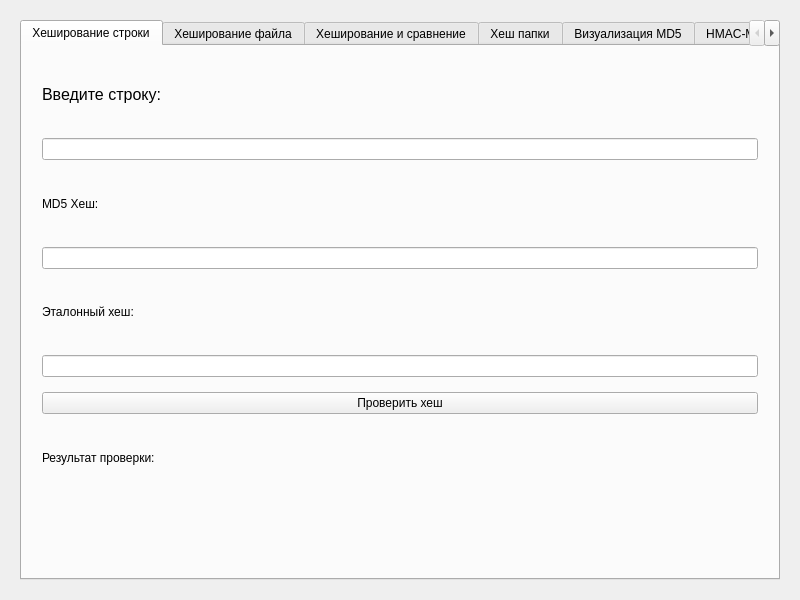
<?xml version="1.0" encoding="UTF-8"?>
<ui version="4.0">
 <class>MD5HasherApp</class>
 <widget class="QWidget" name="MD5HasherApp">
  <property name="geometry">
   <rect>
    <x>0</x>
    <y>0</y>
    <width>800</width>
    <height>600</height>
   </rect>
  </property>
  <property name="windowTitle">
   <string>MD5 Хеширование</string>
  </property>
  <layout class="QVBoxLayout" name="layout">
   <property name="spacing">
    <number>15</number>
   </property>
   <property name="leftMargin">
    <number>20</number>
   </property>
   <property name="topMargin">
    <number>20</number>
   </property>
   <property name="rightMargin">
    <number>20</number>
   </property>
   <property name="bottomMargin">
    <number>20</number>
   </property>
   <item>
    <widget class="QTabWidget" name="tabs">
     <property name="currentIndex">
      <number>0</number>
     </property>
     <property name="documentMode">
      <bool>false</bool>
     </property>
     <widget class="QWidget" name="tab1">
      <attribute name="title">
       <string>Хеширование строки</string>
      </attribute>
      <layout class="QVBoxLayout" name="tab1_layout">
       <property name="spacing">
        <number>15</number>
       </property>
       <property name="leftMargin">
        <number>20</number>
       </property>
       <property name="topMargin">
        <number>20</number>
       </property>
       <property name="rightMargin">
        <number>20</number>
       </property>
       <property name="bottomMargin">
        <number>20</number>
       </property>
       <item>
        <widget class="QLabel" name="input_label">
         <property name="font">
          <font>
           <family>Arial</family>
           <pointsize>12</pointsize>
          </font>
         </property>
         <property name="text">
          <string>Введите строку:</string>
         </property>
        </widget>
       </item>
       <item>
        <widget class="QLineEdit" name="input_field"/>
       </item>
       <item>
        <widget class="QLabel" name="hash_label">
         <property name="text">
          <string>MD5 Хеш:</string>
         </property>
        </widget>
       </item>
       <item>
        <widget class="QLineEdit" name="hash_output">
         <property name="readOnly">
          <bool>true</bool>
         </property>
        </widget>
       </item>
       <item>
        <widget class="QLabel" name="reference_hash_label">
         <property name="text">
          <string>Эталонный хеш:</string>
         </property>
        </widget>
       </item>
       <item>
        <widget class="QLineEdit" name="reference_hash_input"/>
       </item>
       <item>
        <widget class="QPushButton" name="check_button">
         <property name="text">
          <string>Проверить хеш</string>
         </property>
        </widget>
       </item>
       <item>
        <widget class="QLabel" name="result_label">
         <property name="text">
          <string>Результат проверки:</string>
         </property>
        </widget>
       </item>
       <item>
        <widget class="QLabel" name="result_output">
         <property name="text">
          <string/>
         </property>
        </widget>
       </item>
      </layout>
     </widget>
     <widget class="QWidget" name="tab2">
      <attribute name="title">
       <string>Хеширование файла</string>
      </attribute>
      <layout class="QVBoxLayout" name="tab2_layout">
       <property name="spacing">
        <number>15</number>
       </property>
       <property name="leftMargin">
        <number>20</number>
       </property>
       <property name="topMargin">
        <number>20</number>
       </property>
       <property name="rightMargin">
        <number>20</number>
       </property>
       <property name="bottomMargin">
        <number>20</number>
       </property>
       <item>
        <widget class="QPushButton" name="file_button">
         <property name="text">
          <string>Выбрать файл</string>
         </property>
        </widget>
       </item>
       <item>
        <widget class="QLineEdit" name="hash_output_file">
         <property name="readOnly">
          <bool>true</bool>
         </property>
        </widget>
       </item>
       <item>
        <widget class="QLineEdit" name="reference_hash_input_file"/>
       </item>
       <item>
        <widget class="QPushButton" name="check_button_file">
         <property name="text">
          <string>Проверить хеш</string>
         </property>
        </widget>
       </item>
       <item>
        <widget class="QLabel" name="result_output_file">
         <property name="text">
          <string/>
         </property>
        </widget>
       </item>
      </layout>
     </widget>
     <widget class="QWidget" name="tab3">
      <attribute name="title">
       <string>Хеширование и сравнение</string>
      </attribute>
      <layout class="QVBoxLayout" name="tab3_layout">
       <property name="spacing">
        <number>15</number>
       </property>
       <property name="leftMargin">
        <number>20</number>
       </property>
       <property name="topMargin">
        <number>20</number>
       </property>
       <property name="rightMargin">
        <number>20</number>
       </property>
       <property name="bottomMargin">
        <number>20</number>
       </property>
       <item>
        <widget class="QPushButton" name="folder_button">
         <property name="text">
          <string>Выбрать папку</string>
         </property>
        </widget>
       </item>
       <item>
        <widget class="QListWidget" name="files_list"/>
       </item>
       <item>
        <widget class="QPushButton" name="select_ref_button">
         <property name="text">
          <string>Выбрать эталонный файл</string>
         </property>
        </widget>
       </item>
       <item>
        <widget class="QPushButton" name="select_curr_button">
         <property name="text">
          <string>Выбрать текущий файл</string>
         </property>
        </widget>
       </item>
       <item>
        <widget class="QPushButton" name="compare_button">
         <property name="text">
          <string>Сравнить файлы</string>
         </property>
        </widget>
       </item>
       <item>
        <widget class="QListWidget" name="compare_results"/>
       </item>
      </layout>
     </widget>
     <widget class="QWidget" name="tab4">
      <attribute name="title">
       <string>Хеш папки</string>
      </attribute>
      <layout class="QVBoxLayout" name="tab4_layout">
       <property name="spacing">
        <number>15</number>
       </property>
       <property name="leftMargin">
        <number>20</number>
       </property>
       <property name="topMargin">
        <number>20</number>
       </property>
       <property name="rightMargin">
        <number>20</number>
       </property>
       <property name="bottomMargin">
        <number>20</number>
       </property>
       <item>
        <widget class="QPushButton" name="folder_hash_button">
         <property name="text">
          <string>Выбрать папку</string>
         </property>
        </widget>
       </item>
       <item>
        <widget class="QLineEdit" name="folder_hash_output">
         <property name="readOnly">
          <bool>true</bool>
         </property>
        </widget>
       </item>
       <item>
        <widget class="QLineEdit" name="folder_reference_hash_input"/>
       </item>
       <item>
        <widget class="QPushButton" name="folder_check_button">
         <property name="text">
          <string>Проверить хеш</string>
         </property>
        </widget>
       </item>
       <item>
        <widget class="QLabel" name="folder_result_output">
         <property name="text">
          <string/>
         </property>
        </widget>
       </item>
      </layout>
     </widget>
     <widget class="QWidget" name="tab5">
      <attribute name="title">
       <string>Визуализация MD5</string>
      </attribute>
      <layout class="QVBoxLayout" name="tab5_layout">
       <property name="spacing">
        <number>15</number>
       </property>
       <property name="margin">
        <number>20</number>
       </property>
       <item>
        <widget class="QLabel" name="viz_input_label">
         <property name="text">
          <string>Введите строку для визуализации:</string>
         </property>
        </widget>
       </item>
       <item>
        <widget class="QLineEdit" name="viz_input"/>
       </item>
       <item>
        <layout class="QHBoxLayout" name="viz_buttons_layout">
         <item>
          <widget class="QPushButton" name="viz_start_button">
           <property name="text">
            <string>Начать</string>
           </property>
          </widget>
         </item>
         <item>
          <widget class="QPushButton" name="viz_next_button">
           <property name="enabled">
            <bool>false</bool>
           </property>
           <property name="text">
            <string>Следующий шаг</string>
           </property>
          </widget>
         </item>
        </layout>
       </item>
       <item>
        <widget class="QTextEdit" name="viz_output">
         <property name="readOnly">
          <bool>true</bool>
         </property>
        </widget>
       </item>
      </layout>
     </widget>
     <widget class="QWidget" name="tab6">
      <attribute name="title">
       <string>HMAC-MD5</string>
      </attribute>
      <layout class="QVBoxLayout" name="tab6_layout">
       <property name="spacing">
        <number>8</number>
       </property>
       <property name="margin">
        <number>10</number>
       </property>
       <item>
        <widget class="QLabel" name="hmac_key_label">
         <property name="text">
          <string>Введите ключ HMAC:</string>
         </property>
        </widget>
       </item>
       <item>
        <widget class="QLineEdit" name="hmac_key"/>
       </item>
       <item>
        <widget class="QLabel" name="hmac_input_label">
         <property name="text">
          <string>Введите текст:</string>
         </property>
        </widget>
       </item>
       <item>
        <widget class="QLineEdit" name="hmac_input"/>
       </item>
       <item>
        <widget class="QLabel" name="hmac_output_label">
         <property name="text">
          <string>HMAC-MD5:</string>
         </property>
        </widget>
       </item>
       <item>
        <widget class="QLineEdit" name="hmac_output">
         <property name="readOnly">
          <bool>true</bool>
         </property>
        </widget>
       </item>
       <item>
        <widget class="QPushButton" name="hmac_file_button">
         <property name="text">
          <string>Выбрать файл для HMAC</string>
         </property>
        </widget>
       </item>
       <item>
        <widget class="QLineEdit" name="hmac_output_file">
         <property name="readOnly">
          <bool>true</bool>
         </property>
        </widget>
       </item>
      </layout>
     </widget>
    </widget>
   </item>
  </layout>
 </widget>
 <resources/>
 <connections/>
</ui>
